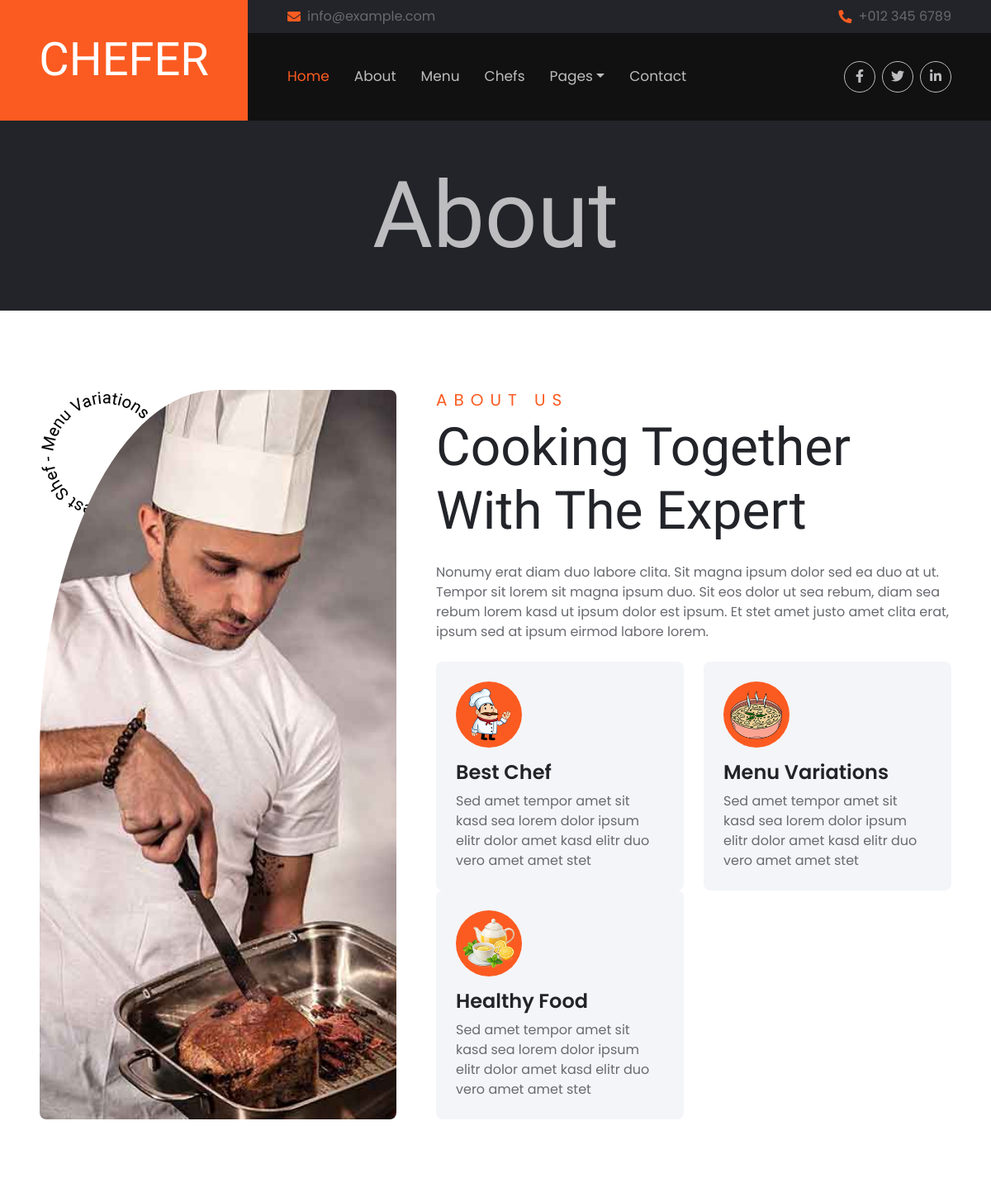
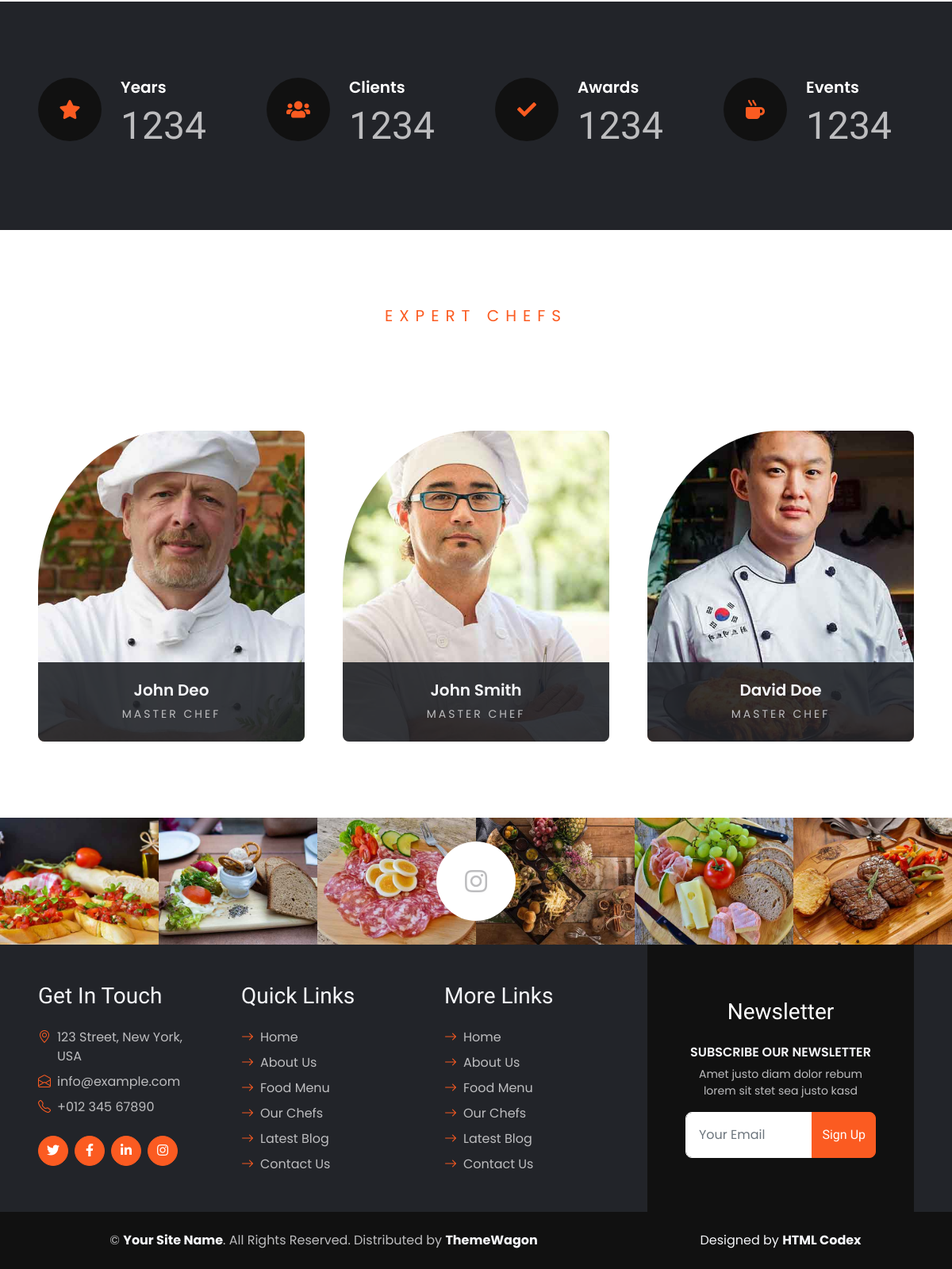
The page /about/ on the database its author committed (2 pictures, top to bottom).
### core/models.py (models this page shows, shortened)
class Feature(models.Model):
    title = models.CharField(max_length=100)
    description = models.TextField()
    image = models.ImageField(upload_to='features/')
    link = models.URLField(blank=True, null=True)
    discount_title = models.CharField(max_length=200, blank=True, null=True)
    discount = models.IntegerField(blank=True, null=True)

class Chef(models.Model):
    name = models.CharField(max_length=100)
    bio = models.TextField()
    profile_image = models.ImageField(upload_to='chefs/')
    social_twitter = models.URLField(blank=True, null=True)
    social_facebook = models.URLField(blank=True, null=True)
    social_linkedin = models.URLField(blank=True, null=True)

class InstagramImage(models.Model):
    image = models.ImageField(upload_to='instagram/')
    created_at = models.DateTimeField(auto_now_add=True)
    link = models.URLField(blank=True, null=True)

### core/views.py (the view)
# urls.py: path('about/', about, name='about'),
def about(request):
    chefs = get_cached_data(Chef, 'chefs')
    features = get_cached_data(Feature, 'features')
    context = {
        'page_title': 'About',
        'chefs': chefs,
        'features': features,
    }
    return render(request, 'about.html', context)

### core/context_processors.py (called while the page is built)
def instagram_context(request):
    instagram_images = InstagramImage.objects.all()[:8]
    instagram_link = "https://www.instagram.com/"
    return {
        'instagram_images': instagram_images,
        'instagram_link': instagram_link,
    }

### core/views.py (called while the page is built)
def get_cached_data(model_class, cache_key, limit=None, **kwargs):
    full_cache_key = f"{cache_key}_{limit}" if limit else cache_key
    data = cache.get(full_cache_key)
    if not data:
        data = model_class.objects.filter(**kwargs)
        if limit:
            data = data[:limit]
        cache.set(full_cache_key, data, 60 * 15)  # Кэш на 15 минут
    return data

### core/templates/about.html
{% extends "base.html" %}
{% load static %}
{% block content %}
    <div class="container-fluid p-5">
        <div class="row gx-5">
            <div class="col-lg-5 mb-5 mb-lg-0 wow fadeIn" data-wow-delay="0.1s" style="min-height: 500px;">
                <div class="position-relative h-100">
                    <div class="position-absolute top-0 start-0 animate-rotate"
                        style="width: 160px; height: 160px;">
                        <img class="img-fluid" src="{% static 'img/about-round.jpg' %}" alt="">
                    </div>
                    <img class="position-absolute w-100 h-100 rounded-circle rounded-bottom rounded-end"
                        src="{% static 'img/about.jpg' %}" style="object-fit: cover;">
                </div>
            </div>
            <div class="col-lg-7">
                <div class="mb-4 wow fadeIn" data-wow-delay="0.2s">
                    <h5 class="section-title">About Us</h5>
                    <h1 class="display-3 mb-0">Cooking Together With The Expert</h1>
                </div>
                <p class="mb-4 wow fadeIn" data-wow-delay="0.3s">Nonumy erat diam duo labore clita. Sit magna ipsum dolor sed ea duo at ut. Tempor sit
                    lorem sit magna ipsum duo. Sit eos dolor ut sea rebum, diam sea rebum lorem kasd ut ipsum dolor est
                    ipsum. Et stet amet justo amet clita erat, ipsum sed at ipsum eirmod labore lorem.</p>
                <div class="row">
                    {% for feature in features %}
                    <div class="col-sm-6 wow fadeIn" data-wow-delay="0.4s">
                        <div class="bg-light rounded p-4">
                            <img class="img-fluid bg-primary rounded-circle mb-3" src="{{ feature.image.url }}" style="width: 80px; height: 80px;">
                            <h4>{{ feature.title }}</h4>
                            <p class="mb-0">{{ feature.description }}</p>
                        </div>
                    </div>
                    {% endfor %}
                </div>
            </div>
        </div>
    </div>
    <div class="container-fluid bg-dark facts p-5 my-5">
        <div class="row gx-5 gy-4 py-5">
            <div class="col-lg-3 col-md-6 wow fadeIn" data-wow-delay="0.1s">
                <div class="d-flex">
                    <div class="rounded-circle d-flex align-items-center justify-content-center mb-3"
                        style="width: 80px; height: 80px; background: #111111;">
                        <i class="fa fa-star fs-4 text-primary"></i>
                    </div>
                    <div class="ps-4">
                        <h5 class="text-white">Years</h5>
                        <h1 class="display-5 text-secondary mb-0" data-toggle="counter-up">1234</h1>
                    </div>
                </div>
            </div>
            <div class="col-lg-3 col-md-6 wow fadeIn" data-wow-delay="0.2s">
                <div class="d-flex">
                    <div class="rounded-circle d-flex align-items-center justify-content-center mb-3"
                        style="width: 80px; height: 80px; background: #111111;">
                        <i class="fa fa-users fs-4 text-primary"></i>
                    </div>
                    <div class="ps-4">
                        <h5 class="text-white">Clients</h5>
                        <h1 class="display-5 text-secondary mb-0" data-toggle="counter-up">1234</h1>
                    </div>
                </div>
            </div>
            <div class="col-lg-3 col-md-6 wow fadeIn" data-wow-delay="0.3s">
                <div class="d-flex">
                    <div class="rounded-circle d-flex align-items-center justify-content-center mb-3"
                        style="width: 80px; height: 80px; background: #111111;">
                        <i class="fa fa-check fs-4 text-primary"></i>
                    </div>
                    <div class="ps-4">
                        <h5 class="text-white">Awards</h5>
                        <h1 class="display-5 text-secondary mb-0" data-toggle="counter-up">1234</h1>
                    </div>
                </div>
            </div>
            <div class="col-lg-3 col-md-6 wow fadeIn" data-wow-delay="0.4s">
                <div class="d-flex">
                    <div class="rounded-circle d-flex align-items-center justify-content-center mb-3"
                        style="width: 80px; height: 80px; background: #111111;">
                        <i class="fa fa-mug-hot fs-4 text-primary"></i>
                    </div>
                    <div class="ps-4">
                        <h5 class="text-white">Events</h5>
                        <h1 class="display-5 text-secondary mb-0" data-toggle="counter-up">1234</h1>
                    </div>
                </div>
            </div>
        </div>
    </div>
    {% include "includes/team_section.html" %}
{% endblock content %}

### core/templates/includes/team_section.html (shortened to what this page needs)
{% load static %}
<div class="container-fluid p-5">
    <div class="mb-5 text-center wow fadeIn" data-wow-delay="0.1s" style="max-width: 700px; margin: auto;">
        <h5 class="section-title">Expert Chefs</h5>
        <h1 class="display-3 mb-0 text-white">Let's Meet The Expert</h1>
    </div>
    <div class="row g-5">
        {% for chef in chefs %}
        <div class="col-lg-4 col-md-6 wow fadeIn" data-wow-delay="0.1s">
            <div class="team-item position-relative">
                <div class="position-relative overflow-hidden rounded-circle rounded-bottom rounded-end">
                    <img class="img-fluid w-100" src="{{ chef.profile_image.url }}" alt="{{ chef.name }}">
                </div>
                <div class="position-absolute start-0 bottom-0 d-flex flex-column justify-content-center w-100 rounded-bottom text-center"
                    style="height: 100px; background: rgba(34, 36, 41, .9);">
                    <h5 class="text-light">{{ chef.name }}</h5>
                    <p class="small text-uppercase text-secondary m-0" style="letter-spacing: 3px;">Master Chef</p>
                </div>
            </div>
        </div>
        {% endfor %}
    </div>
</div>

### core/templates/includes/insta.html
{% load static %}
<div class="container-fluid position-relative instagram p-0 mt-5">
    <a
        href="{{ instagram_link }}"
        class="d-flex align-items-center justify-content-center position-absolute top-50 start-50 translate-middle bg-white rounded-circle"
        style="width: 100px; height: 100px; z-index: 1;"
    >
        <i class="fab fa-instagram fa-2x text-secondary"></i>
    </a>
    <div class="row g-0">
        {% for image in instagram_images %}
        <div class="col-lg-2 col-md-3 col-sm-4 wow fadeIn bg-dark text-red" data-wow-delay="0.{{ forloop.counter }}s">
            <a href="{{ image.link|default:instagram_link }}" target="_blank">
                <img class="img-fluid" src="{{ image.image.url }}" alt="Instagram Image">
            </a>
        </div>
        {% endfor %}
    </div>
</div>

### static/css/style.css (style rules this page uses)
h1, h2, h3, .font-heading { font-family: "Emblema One", system-ui; font-weight: 400; font-style: normal; }
h4, h5, h6, .font-body { font-family: "Poppins", sans-serif; font-weight: 600; font-style: normal; }
.section-title { color: var(--bs-primary); font-weight: 400; text-transform: uppercase; letter-spacing: .5rem; }
.animate-rotate { position: absolute; animation: animateRotate 8s linear infinite; }
.team-item img { transform: scale(1.2); transition: .5s; }
.instagram img { transition: .5s; }

### rows shown on the page
Feature: image (picture), title "Best Chef", description "Sed amet tempor amet sit kasd sea lorem dolor ipsum elitr dolor amet kasd elitr duo vero amet amet stet"
Feature: image (picture), title "Menu Variations", description "Sed amet tempor amet sit kasd sea lorem dolor ipsum elitr dolor amet kasd elitr duo vero amet amet stet"
Feature: image (picture), title "Healthy Food", description "Sed amet tempor amet sit kasd sea lorem dolor ipsum elitr dolor amet kasd elitr duo vero amet amet stet"
Chef: profile_image (picture), name "John Deo"
Chef: profile_image (picture), name "John Smith"
Chef: profile_image (picture), name "David Doe"
InstagramImage: image (picture)
InstagramImage: image (picture)
InstagramImage: image (picture)
InstagramImage: image (picture)
InstagramImage: image (picture)
InstagramImage: image (picture)

### other values the page prints
{{ page_title }} "About"
